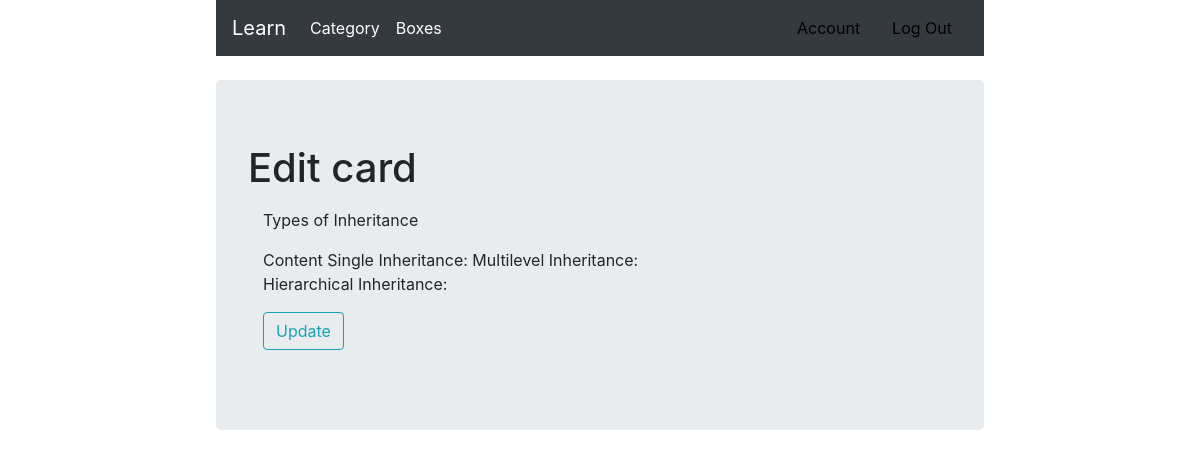
Screenshot of /category/oop/card/17/ (signed in) with the database file from the repository.
### card/models.py (models this page shows, shortened)
class Card(models.Model):
    TERM = "T"
    WORD = "W"
    TYPE_OF_CARD_CHOICES = [
        (WORD, 'Word'),
        (TERM, 'Term'),
        (None, 'Choose card type'),
    ]
    author = models.ForeignKey(User, on_delete=models.CASCADE)
    name = models.CharField(max_length=255)
    card_type = models.CharField(max_length=1, choices=TYPE_OF_CARD_CHOICES)
    transcription = models.TextField(blank=True)
    translate = models.TextField(blank=True)
    content = models.TextField(blank=True)
    time_create = models.DateTimeField(auto_now_add=True)
    time_first_show = models.DateTimeField(null=True)
    time_last_show = models.DateTimeField(auto_now=True)
    time_next_show = models.DateTimeField(auto_now_add=True)
    count_shows = models.IntegerField(default=0)  # if count_shows == -1 ie mean that word is leard for ever.
    category = models.ManyToManyField('Category')
    class Meta:
        ordering = ["time_create"]

### card/views.py (the view)
# urls.py: path('category/<slug:category_slug>/card/<int:card_id>/', card_repr, name="card"),
@login_required()
def card_repr(requests, card_id, category_slug):
    card = Card.objects.get(author=requests.user, pk=card_id)
    return render(requests, "card/card_repr.html", {"card": card})

### card/templates/card/card_repr.html (shortened to what this page needs)
{% extends 'learning_cards/base.html' %}
{% block content_title %}
    Edit card
{% endblock%}
{% block content %}
        <div class="col-md-7" xmlns="http://www.w3.org/1999/html">
                <form action="{{ action }}" method="POST">
                    <div class="form-group">
                        {{ card.name }}
                    </div>
                    {% if card.card_type == "W" %}
                        <div class="form-group">
                            Transcription
                            {{ card.transcription }}
                        </div>
                        <div class="form-group">
                            Translate
                            {{ card.translate }}
                        </div>
                    {% else %}
                        <div class="form-group">
                            Content
                            {{ card.content }}
                        </div>
                    {% endif %}
                     <div class="form-group">
                                <button type="submit" class="btn btn-outline-info">Update</button>
                     </div>
                </form>
        </div>
{% endblock %}

### rows the page displays
Card: name "Types of Inheritance", content "Single Inheritance: Multilevel Inheritance: Hierarchical Inheritance:"
